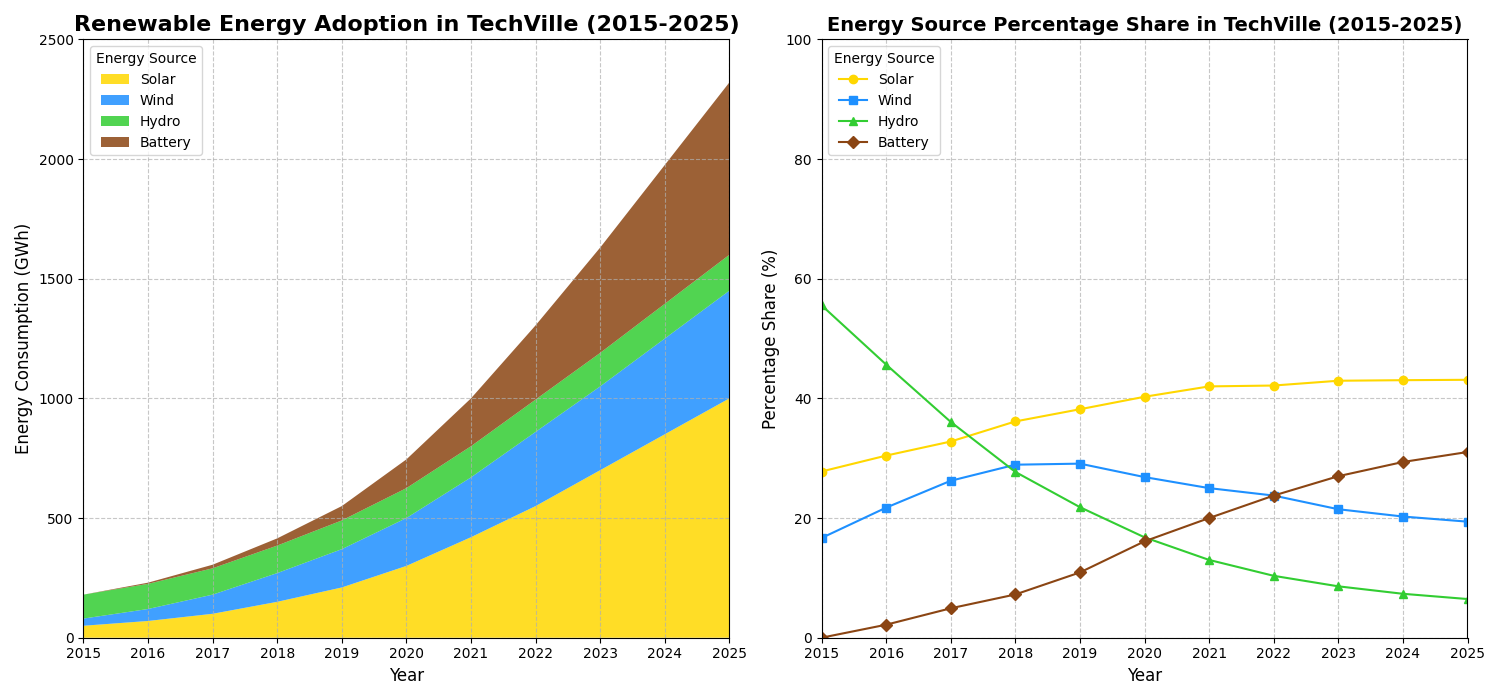

This figure's Python source:
import matplotlib.pyplot as plt
import numpy as np

# Backstory: 
# Imagine a futuristic city, "TechVille", tracking the advent of different renewable technologies over the last decade 
# with significant progress in solar and battery storage technologies alongside traditional renewables like hydro.

# Define years from 2015 to 2025
years = np.arange(2015, 2026)

# Renewable energy consumption data in GWh
solar = np.array([50, 70, 100, 150, 210, 300, 420, 550, 700, 850, 1000])
wind = np.array([30, 50, 80, 120, 160, 200, 250, 310, 350, 400, 450])
hydro = np.array([100, 105, 110, 115, 120, 125, 130, 135, 140, 145, 150])
battery_storage = np.array([0, 5, 15, 30, 60, 120, 200, 310, 440, 580, 720])

# Calculate total consumption per year and percentage shares
total_consumption = solar + wind + hydro + battery_storage
solar_share = (solar / total_consumption) * 100
wind_share = (wind / total_consumption) * 100
hydro_share = (hydro / total_consumption) * 100
battery_storage_share = (battery_storage / total_consumption) * 100

# Create figure and subplots
fig, axs = plt.subplots(1, 2, figsize=(15, 7))

# Stacked area plot for renewable energy consumption
axs[0].stackplot(years, solar, wind, hydro, battery_storage, 
                 labels=['Solar', 'Wind', 'Hydro', 'Battery'], 
                 colors=['#FFD700', '#1E90FF', '#32CD32', '#8B4513'], alpha=0.85)
axs[0].set_title("Renewable Energy Adoption in TechVille (2015-2025)", fontsize=16, fontweight='bold')
axs[0].set_xlabel("Year", fontsize=12)
axs[0].set_ylabel("Energy Consumption (GWh)", fontsize=12)
axs[0].legend(loc='upper left', title="Energy Source")
axs[0].grid(True, linestyle='--', alpha=0.7)
axs[0].set_xticks(years)
axs[0].set_xlim(2015, 2025)
axs[0].set_ylim(0, 2500)

# Line plot for percentage share of each energy source
axs[1].plot(years, solar_share, label='Solar', color='#FFD700', marker='o')
axs[1].plot(years, wind_share, label='Wind', color='#1E90FF', marker='s')
axs[1].plot(years, hydro_share, label='Hydro', color='#32CD32', marker='^')
axs[1].plot(years, battery_storage_share, label='Battery', color='#8B4513', marker='D')
axs[1].set_title("Energy Source Percentage Share in TechVille (2015-2025)", fontsize=14, fontweight='bold')
axs[1].set_xlabel("Year", fontsize=12)
axs[1].set_ylabel("Percentage Share (%)", fontsize=12)
axs[1].legend(loc='upper left', title="Energy Source")
axs[1].grid(True, linestyle='--', alpha=0.7)
axs[1].set_xticks(years)
axs[1].set_xlim(2015, 2025)
axs[1].set_ylim(0, 100)

# Automatically adjust layout to prevent overlapping of elements
plt.tight_layout()

# Show the chart
plt.show()
